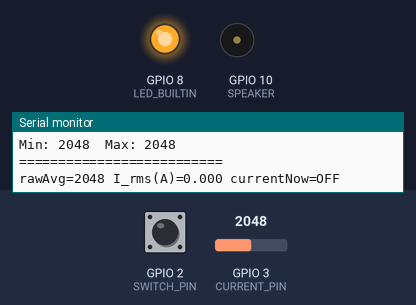
Bench run of a sketch on a simulated ESP32-C3. Parts: output pins drawn as LEDs (lit = HIGH), buzzer (waves = sounding), the last lines printed to the serial monitor. Inputs (shaded band) come from the test bench; at power-on: GPIO 2 (SWITCH_PIN) HIGH, GPIO 3 (CURRENT_PIN) = 2048.

Above: at 1.7 s.
1.8 s: GPIO 2 (SWITCH_PIN) pulled LOW for 0.15 s
At 2.7 s:
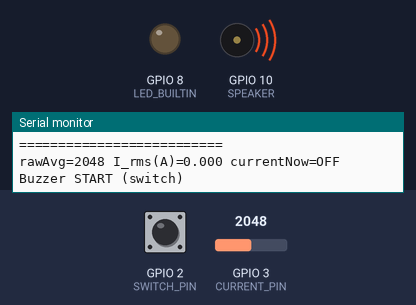
3.8 s: GPIO 2 (SWITCH_PIN) pulled LOW for 1 s
At 5.0 s:
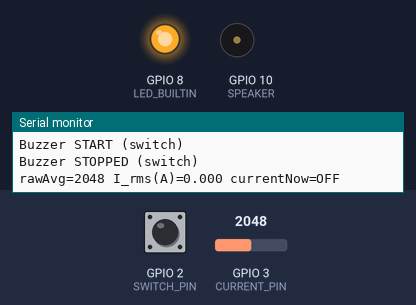
6.3 s: GPIO 2 (SWITCH_PIN) pulled LOW for 3.2 s
At 7.3 s:
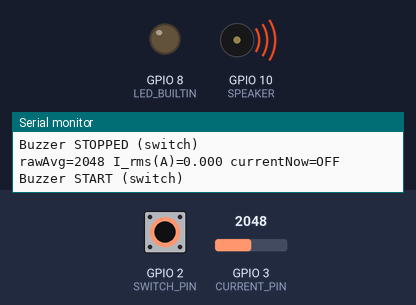
Timing chart, 0 to 15.8 s (numbered marks = the images above; inputs shaded):
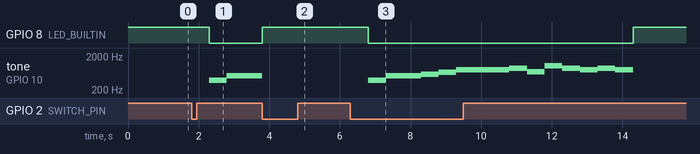

Measured:
- after the input at 1.8 s, GPIO 8 (LED_BUILTIN): HIGH → LOW after 0.50 s; tone on GPIO 10 (SPEAKER): silent → 392 Hz after 0.50 s, → 523 Hz 0.50 s later
- after the input at 3.8 s, GPIO 8 (LED_BUILTIN): LOW → HIGH at once
- after the input at 6.3 s, GPIO 8 (LED_BUILTIN): HIGH → LOW after 0.50 s, → HIGH 7.5 s later; tone on GPIO 10 (SPEAKER): plays 392 Hz for 0.50 s, 523 Hz for 1.0 s, 587 Hz for 0.50 s, 659 Hz for 0.50 s, 784 Hz for 1.5 s, 880 Hz for 0.50 s … (12 notes in this stretch), starting after 0.50 s

The sketch:

Washing_Machine01.ino
```cpp
#include <pitches.h>
#include <Arduino.h>

#define SPEAKER 10
#define SWITCH_PIN 2
#define CURRENT_PIN 3
#define LED_BUILTIN 8

#define RESTART_INTERVAL (24UL*60UL*60UL*1000UL)
#define CALIBRATION_TIME 10000      // 10秒キャリブレーション
#define WAIT_TIME 240000            // 4分
#define MEASURE_INTERVAL_MS 20000   // 20秒
#define CURRENT_THRESHOLD 0.1

const float ADC_COUNTS_PER_V = 4095.0f / 3.3f;
const float VRMS_1V_COUNTS = ADC_COUNTS_PER_V * 1.0f;
const float COUNTS_PER_A_RMS = VRMS_1V_COUNTS / 5.0f;
const float CAL_FACTOR = 0.7;
const float DEAD_BAND = 0.05;

RTC_DATA_ATTR int bootCount = 0;
unsigned long lastRestart = 0;

bool buzzerOn = false;
bool lastSwitchState = HIGH;
bool alarmTriggered = false;
bool rawHist[4] = {false,false,false,false};//4回連続判定
bool lastCurrentState = false;

static const int tempo = 60;
static const float wholeNoteDuration = 60000.0 / tempo * 4;

int melody[] = {
  NOTE_G4,NOTE_C5,NOTE_C5,NOTE_D5,
  NOTE_E5,NOTE_G5,NOTE_G5,
  NOTE_A5,NOTE_F5,NOTE_C6,NOTE_A5,
  NOTE_G5,NOTE_A5,NOTE_G5,NOTE_G5
};

int notedurations[] = {
  8,8,8,8,
  8,8,4,
  8,8,8,8,
  8,8,8,8
};

int currentNote = 0;
unsigned long lastNoteTime = 0;
long midpoint = 0;
unsigned long lastMeasureTime = 0;
bool forceMeasure = true;
bool prevBuzzerOn = false;
unsigned long offStartTime = 0;

// ----- キャリブレーション安全版 -----
long calibrateMidpoint(int samples = 2000) {
  uint64_t sum = 0;
  uint64_t sumsq = 0;
  int minVal = 4095, maxVal = 0;
  unsigned long start = millis();
  int count = 0;

  while(millis() - start < CALIBRATION_TIME && count < samples) {
    int v = analogRead(CURRENT_PIN);
    sum += (uint64_t)v;
    sumsq += (uint64_t)v * (uint64_t)v;
    if(v < minVal) minVal = v;
    if(v > maxVal) maxVal = v;
    count++;
    delayMicroseconds(100);
  }

  double avg = (double)sum / count;
  double variance = ((double)sumsq / count) - (avg*avg);
  double stddev = sqrt(fabs(variance));

  Serial.println("=== Calibration Report ===");
  Serial.print("Samples: "); Serial.println(count);
  Serial.print("Average midpoint: "); Serial.println(avg,3);
  Serial.print("StdDev: "); Serial.println(stddev,3);
  Serial.print("Min: "); Serial.print(minVal);
  Serial.print("  Max: "); Serial.println(maxVal);
  Serial.println("==========================");

  return (long)(avg + 0.5);
}

// ----- 平均値簡易版 -----
long sampleAverageQuick(int samples=500,int pauseUs=200) {
  unsigned long sum = 0;
  for(int i=0;i<samples;i++){
    int v = analogRead(CURRENT_PIN);
    sum += (unsigned long)v;
    if(pauseUs) delayMicroseconds(pauseUs);
  }
  return (long)(sum / samples);
}

// ----- RMS計算 -----
float readCurrentRMS_counts(int samples=500,int pauseUs=200) {
  unsigned long long sumsq = 0ULL;
  for(int i=0;i<samples;i++){
    long v = analogRead(CURRENT_PIN);
    long diff = v - midpoint;
    sumsq += (unsigned long long)(diff*diff);
    if(pauseUs) delayMicroseconds(pauseUs);
  }
  float meanSq = (float)sumsq / (float)samples;
  return sqrtf(meanSq);
}

// ----- 4回連続判定 -----
bool decideCurrentState(bool raw, bool lastStable){
  rawHist[3]=rawHist[2];
  rawHist[2]=rawHist[1];
  rawHist[1]=rawHist[0];
  rawHist[0]=raw;

  if(rawHist[0] && rawHist[1] && rawHist[2] && rawHist[3]) return true;
  if(!rawHist[0] && !rawHist[1] && !rawHist[2] && rawHist[3]) return false;
  return lastStable;
}

// ----- メロディ再生 -----
void playMelody(unsigned long now){
  if(currentNote >= (int)(sizeof(melody)/sizeof(melody[0]))) return;
  unsigned long noteDur = (unsigned long)(wholeNoteDuration / notedurations[currentNote]);
  if(now - lastNoteTime >= noteDur){
    lastNoteTime = now;
    if(melody[currentNote]>0){
      ledcWriteTone(SPEAKER, melody[currentNote]);
      digitalWrite(LED_BUILTIN, LOW);
    } else {
      ledcWriteTone(SPEAKER,0);
      digitalWrite(LED_BUILTIN,HIGH);
    }
    currentNote++;
    if(currentNote >= (int)(sizeof(melody)/sizeof(melody[0]))){
      buzzerOn=false;
      ledcWriteTone(SPEAKER,0);
      digitalWrite(LED_BUILTIN,HIGH);
      Serial.println("Buzzer FINISHED");
      forceMeasure=true;
    }
  }
}

void setup(){
  pinMode(SWITCH_PIN,INPUT_PULLUP);
  pinMode(CURRENT_PIN,INPUT);
  ledcAttach(SPEAKER,5000,10);
  pinMode(LED_BUILTIN,OUTPUT);
  digitalWrite(LED_BUILTIN,HIGH);
  Serial.begin(115200);

  Serial.println("Calibration start...");
  midpoint = calibrateMidpoint();
  lastMeasureTime=0;
  forceMeasure=true;
}

void loop(){
  unsigned long now=millis();
  if(now-lastRestart >= RESTART_INTERVAL) ESP.restart();

  // スイッチ処理
  bool switchState = digitalRead(SWITCH_PIN);
  if(lastSwitchState==HIGH && switchState==LOW){
    if(buzzerOn){
      buzzerOn=false;
      ledcWriteTone(SPEAKER,0);
      digitalWrite(LED_BUILTIN,HIGH);
      Serial.println("Buzzer STOPPED (switch)");
      forceMeasure=true;
    } else {
      buzzerOn=true;
      currentNote=0;
      lastNoteTime=now;
      Serial.println("Buzzer START (switch)");
    }
    delay(50);
  }
  lastSwitchState = switchState;

  if(buzzerOn){
    playMelody(now);
    prevBuzzerOn=true;
    return;
  }
  if(prevBuzzerOn && !buzzerOn) forceMeasure=true;
  prevBuzzerOn=buzzerOn;

  // 測定処理
  if(forceMeasure || (now-lastMeasureTime>=MEASURE_INTERVAL_MS)){
    lastMeasureTime=now;
    forceMeasure=false;

    long rawAvg = sampleAverageQuick(200,100);
    float rms_counts = readCurrentRMS_counts(500,200);
    float currentA = (rms_counts / COUNTS_PER_A_RMS) * CAL_FACTOR;

    if(currentA < DEAD_BAND) currentA = 0.0; // DEAD_BAND未満の電流は0扱いとする

    bool rawCurrentNow = (currentA > CURRENT_THRESHOLD);  // しきい値超えたらON
    bool currentNow = decideCurrentState(rawCurrentNow,lastCurrentState);

    Serial.print("rawAvg="); Serial.print(rawAvg);
    Serial.print(" I_rms(A)="); Serial.print(currentA,3);
    Serial.print(" currentNow="); Serial.println(currentNow?"ON":"OFF");

    if(lastCurrentState && !currentNow){
      offStartTime=now;
      Serial.println("Detected OFF, timer started");
    }

    if(!currentNow && offStartTime>0 && (now-offStartTime>=WAIT_TIME) && !alarmTriggered){
      buzzerOn=true;
      currentNote=0;
      lastNoteTime=now;
      alarmTriggered=true;
      Serial.println("Buzzer START (auto after stop)");
    }

    if(currentNow){
      offStartTime=0;
      alarmTriggered=false;
    }

    lastCurrentState=currentNow;
  }

  ledcWriteTone(SPEAKER,0);
  digitalWrite(LED_BUILTIN,HIGH);
}
```

pitches.h
```cpp
/*************************************************
 * Public Constants
 *************************************************/

#ifndef PITCHES_H
#define PITCHES_H

#define NOTE_B0  31
#define NOTE_C1  33
#define NOTE_CS1 35
#define NOTE_D1  37
#define NOTE_DS1 39
#define NOTE_E1  41
#define NOTE_F1  44
#define NOTE_FS1 46
#define NOTE_G1  49
#define NOTE_GS1 52
#define NOTE_A1  55
#define NOTE_AS1 58
#define NOTE_B1  62

#define NOTE_C2  65
#define NOTE_CS2 69
#define NOTE_D2  73
#define NOTE_DS2 78
#define NOTE_E2  82
#define NOTE_F2  87
#define NOTE_FS2 93
#define NOTE_G2  98
#define NOTE_GS2 104
#define NOTE_A2  110
#define NOTE_AS2 117
#define NOTE_B2  123

#define NOTE_C3  131
#define NOTE_CS3 139
#define NOTE_D3  147
#define NOTE_DS3 156
#define NOTE_E3  165
#define NOTE_F3  175
#define NOTE_FS3 185
#define NOTE_G3  196
#define NOTE_GS3 208
#define NOTE_A3  220
#define NOTE_AS3 233
#define NOTE_B3  247

#define NOTE_C4  262
#define NOTE_CS4 277
#define NOTE_D4  294
#define NOTE_DS4 311
#define NOTE_E4  330
#define NOTE_F4  349
#define NOTE_FS4 370
#define NOTE_G4  392
#define NOTE_GS4 415
#define NOTE_A4  440
#define NOTE_AS4 466
#define NOTE_B4  494

#define NOTE_C5  523
#define NOTE_CS5 554
#define NOTE_D5  587
#define NOTE_DS5 622
#define NOTE_E5  659
#define NOTE_F5  698
#define NOTE_FS5 740
#define NOTE_G5  784
#define NOTE_GS5 831
#define NOTE_A5  880
#define NOTE_AS5 932
#define NOTE_B5  988

#define NOTE_C6  1047
#define NOTE_CS6 1109
#define NOTE_D6  1175
#define NOTE_DS6 1245
#define NOTE_E6  1319
#define NOTE_F6  1397
#define NOTE_FS6 1480
#define NOTE_G6  1568
#define NOTE_GS6 1661
#define NOTE_A6  1760
#define NOTE_AS6 1865
#define NOTE_B6  1976

#define NOTE_C7  2093
#define NOTE_CS7 2217
#define NOTE_D7  2349
#define NOTE_DS7 2489
#define NOTE_E7  2637
#define NOTE_F7  2794
#define NOTE_FS7 2960
#define NOTE_G7  3136
#define NOTE_GS7 3322
#define NOTE_A7  3520
#define NOTE_AS7 3729
#define NOTE_B7  3951

#define NOTE_C8  4186
#define NOTE_CS8 4435
#define NOTE_D8  4699
#define NOTE_DS8 4978

#endif
```
